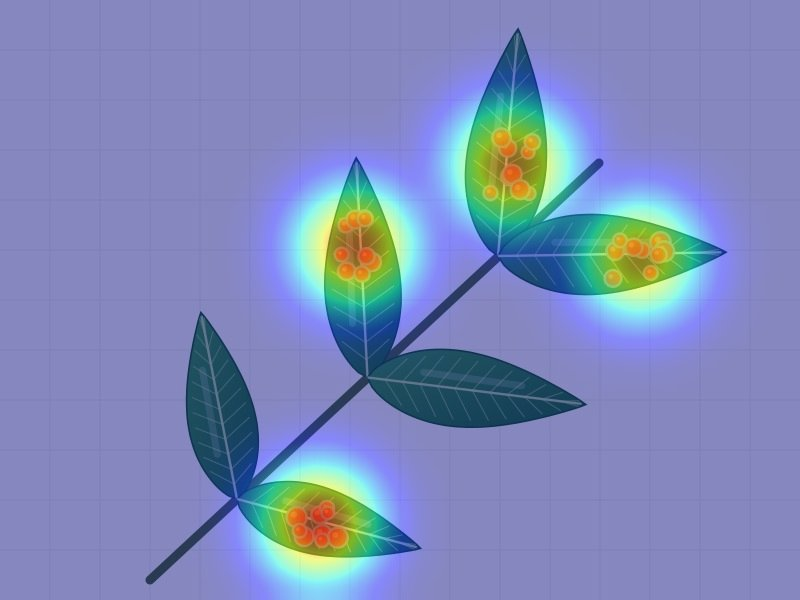
#> input picture assets/samples/cam_algal_spot.jpg, 800 x 600 px
$ python -i severity.py   (imports and definitions only)
#> lines starting #> are read from the running program, lines starting #| are printed output that depends on the picture; after the words box and inside, x2 and y2 are one past the last pixel; in counts of white or black regions, pixels touching at a corner belong together
"""Lesion severity: percentage of leaf area covered by lesions.

Classical computer vision (no training needed):
1. Green tissue  = Excess-Green index (2G - R - B) above a threshold.
2. Lesion colour = brown/yellow hues or very dark necrotic pixels.
3. Leaf mask     = external contours of (green ∪ lesion) that are mostly green
                   (rejects brown soil / background) with holes filled.
4. Severity      = lesion-coloured pixels inside the leaf mask / leaf mask pixels
                   (glare, background gaps and pale tissue are not counted as lesion).

Using a ratio (not absolute pixels) makes before/after photos comparable even when
the camera distance differs. Returns None when no leaf can be found.
"""
from __future__ import annotations

import logging
from dataclasses import dataclass

import cv2
import numpy as np

logger = logging.getLogger(__name__)

MAX_SIDE = 1024
EXG_GREEN_MIN = 20
MIN_LEAF_FRACTION = 0.01          # leaf must cover >= 1% of the image
MIN_GREEN_SHARE_IN_LEAF = 0.25    # a "leaf" component must be at least 25% green


@dataclass(frozen=True)
class SeverityResult:
    severity_pct: float
    leaf_pixels: int
    lesion_pixels: int


def _read(path: str) -> np.ndarray | None:
    data = np.fromfile(path, dtype=np.uint8)  # handles non-ASCII Windows paths
    img = cv2.imdecode(data, cv2.IMREAD_COLOR) if data.size else None
#> img is the input picture: shape (600, 800, 3); mean B, G, R 185.5, 138.9, 125.7
    if img is None:
        return None
    h, w = img.shape[:2]
    scale = MAX_SIDE / max(h, w)
    if scale < 1:
        img = cv2.resize(img, (int(w * scale), int(h * scale)), interpolation=cv2.INTER_AREA)
    return img


def _masks(img: np.ndarray) -> tuple[np.ndarray, np.ndarray]:
    b, g, r = [c.astype(np.int16) for c in cv2.split(img)]
    green = (2 * g - r - b) > EXG_GREEN_MIN
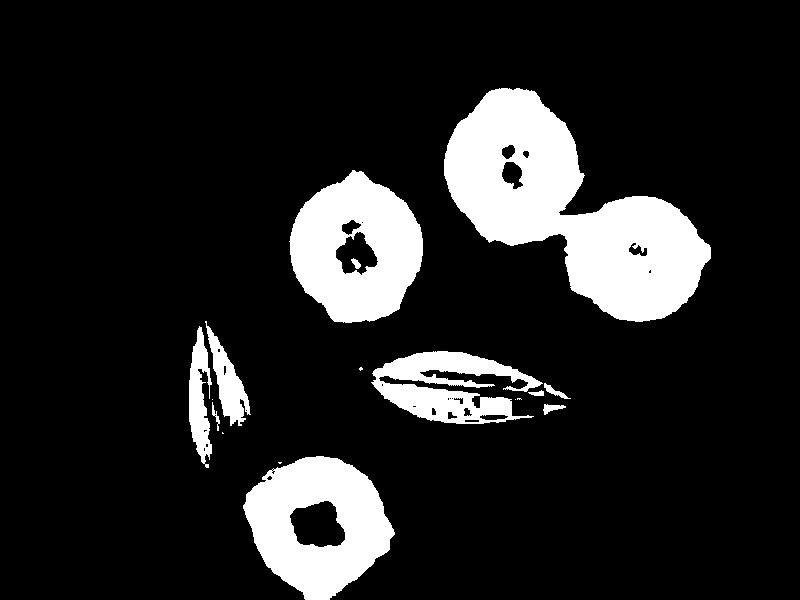
#> green: shape (600, 800) bool; 14% white; 17 white regions (6 under 20 px), largest, box (x1, y1, x2, y2) and area: (444, 88, 711, 322) 29385, (289, 170, 423, 323) 13577, (243, 456, 395, 600) 13289
    hsv = cv2.cvtColor(img, cv2.COLOR_BGR2HSV)
#> hsv: shape (600, 800, 3); mean H, S, V 110.9, 98.3, 193.8
    hue, sat, val = hsv[..., 0], hsv[..., 1], hsv[..., 2]
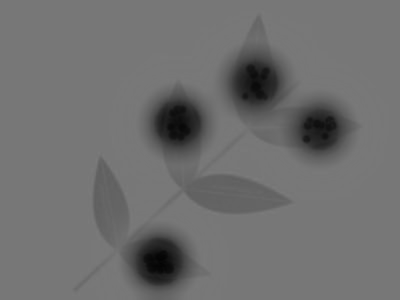
#> hue: shape (600, 800) (shown at 1/2 size); min 3, max 124, mean 110.9
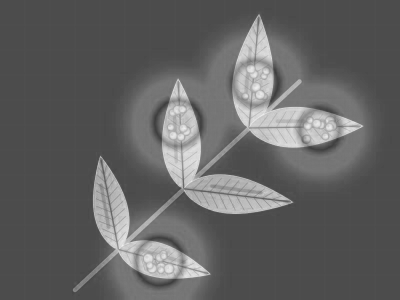
#> sat: shape (600, 800) (shown at 1/2 size); min 59, max 247, mean 98.3
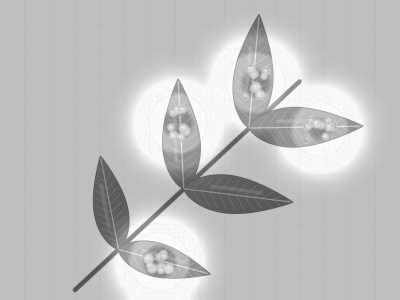
#> val: shape (600, 800) (shown at 1/2 size); min 70, max 255, mean 193.8
    brownish = (hue <= 35) & (sat > 60) & (val > 30)
#> brownish: shape (600, 800) bool; 2.6% white; 5 white regions (1 under 20 px), largest, box (x1, y1, x2, y2) and area: (284, 491, 353, 562) 3685, (319, 211, 387, 282) 3493, (485, 129, 540, 199) 3104, (607, 233, 672, 284) 2361
    necrotic = (val < 60) & (sat > 30)
#> necrotic: shape (600, 800) bool; every value is 0
    return green, (brownish | necrotic) & ~green


def _leaf_mask(green: np.ndarray, lesion: np.ndarray) -> np.ndarray:
    plant = ((green | lesion).astype(np.uint8)) * 255
#> plant: shape (600, 800); 14.7% white; 16 white regions (6 under 20 px), largest, box (x1, y1, x2, y2) and area: (444, 88, 711, 322) 30061, (243, 456, 395, 600) 15147, (289, 170, 423, 323) 14850
    plant = cv2.morphologyEx(plant, cv2.MORPH_CLOSE, np.ones((5, 5), np.uint8))
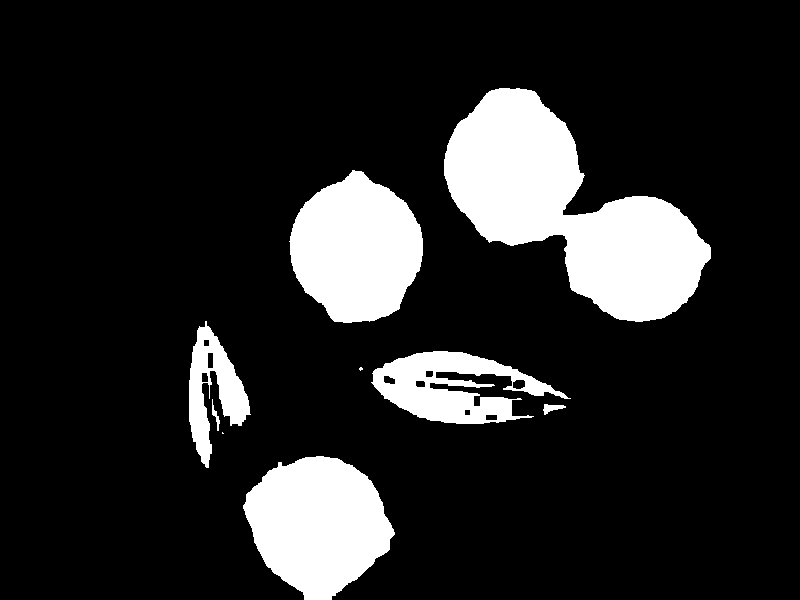
#> plant: shape (600, 800); 14.9% white; 9 white regions (2 under 20 px)
    contours, _ = cv2.findContours(plant, cv2.RETR_EXTERNAL, cv2.CHAIN_APPROX_SIMPLE)
#> contours = 9 contours, 2 with area under 20; largest, box (x1, y1, x2, y2) and area: (444, 88, 711, 322) 29690, (243, 456, 395, 600) 14992, (289, 170, 423, 323) 14653, (371, 351, 571, 424) 7235, (189, 321, 251, 468) 3860, (543, 404, 566, 415) 100, (212, 399, 220, 431) 50
    leaf = np.zeros_like(plant)
    min_area = MIN_LEAF_FRACTION * plant.size
    for cnt in contours:
        if cv2.contourArea(cnt) < min_area:
            continue
        candidate = np.zeros_like(plant)
        cv2.drawContours(candidate, [cnt], -1, 255, thickness=cv2.FILLED)
        inside = candidate > 0
        if green[inside].mean() >= MIN_GREEN_SHARE_IN_LEAF:
            leaf |= candidate
#> this loop made 9 passes
#> cnt on pass 2: [[222, 432], [222, 433], [223, 433]]
#> pass 1, in _leaf_mask, `inside = candidate > 0`:
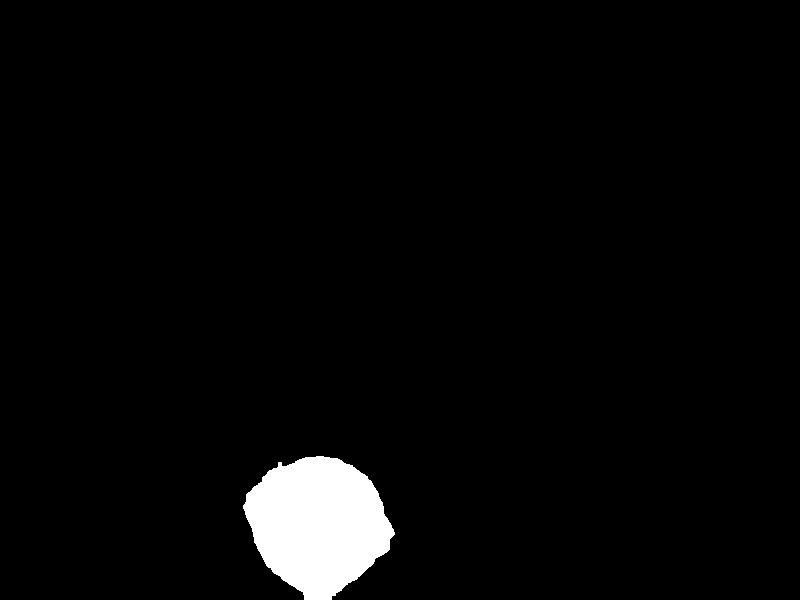
#> inside: shape (600, 800) bool; 3.2% white; 1 white region, box (x1, y1, x2, y2) and area: (243, 456, 395, 600) 15206
#> after the loop:
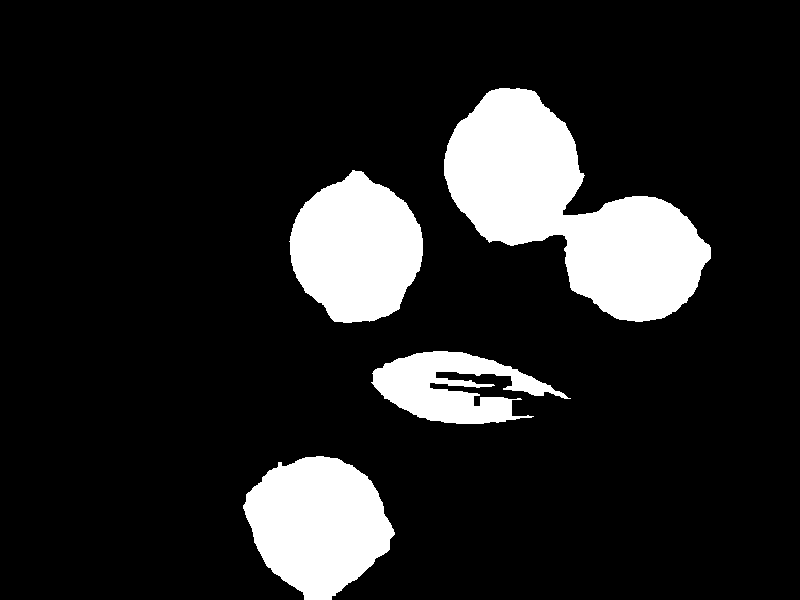
#> leaf: shape (600, 800); 14.1% white; 4 white regions, box (x1, y1, x2, y2) and area: (444, 88, 711, 322) 30096, (243, 456, 395, 600) 15206, (289, 170, 423, 323) 14859, (371, 351, 571, 424) 7663
    return leaf > 0


def measure_severity(image_path: str) -> SeverityResult | None:
    try:
        img = _read(image_path)
        if img is None:
            return None
        green, _lesion_colour = _masks(img)
        leaf = _leaf_mask(green, _lesion_colour)
        leaf_px = int(leaf.sum())
#> leaf_px = 67824
        if leaf_px < MIN_LEAF_FRACTION * leaf.size:
            return None
        lesion_px = int((leaf & _lesion_colour).sum())
#> lesion_px = 3747
        return SeverityResult(
            severity_pct=round(lesion_px / leaf_px * 100, 2),
            leaf_pixels=leaf_px,
            lesion_pixels=lesion_px,
        )
    except (cv2.error, ValueError, OSError) as exc:
        logger.warning("Severity measurement failed for %s: %s", image_path, exc)
        return None

>>> result = measure_severity('../../../assets/samples/cam_algal_spot.jpg')

$ run again, on assets/samples/cam_anthracnose.jpg
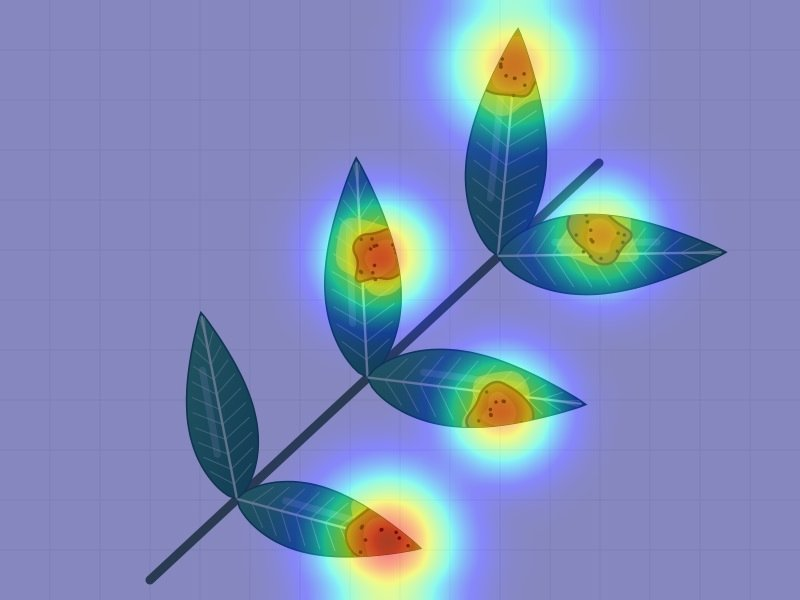
#> input picture assets/samples/cam_anthracnose.jpg, 800 x 600 px
#> in _read, img is the input picture: shape (600, 800, 3); mean B, G, R 186.4, 140.7, 127.1
#> in _masks, `green = (2 * g - r - b) > EXG_GREEN_MIN`:
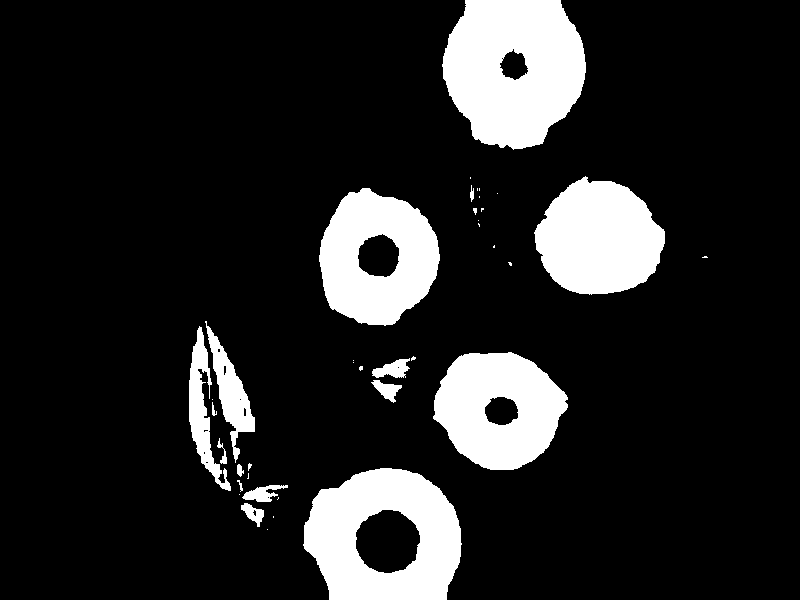
#> green: shape (600, 800) bool; 14.6% white; 39 white regions (22 under 20 px), largest, box (x1, y1, x2, y2) and area: (442, 0, 586, 150) 16346, (303, 468, 462, 600) 13937, (534, 176, 665, 295) 11361
#> hsv: shape (600, 800, 3); mean H, S, V 109.5, 100.1, 196
#> brownish: shape (600, 800) bool; 3.7% white; 5 white regions, box (x1, y1, x2, y2) and area: (345, 498, 432, 590) 5987, (480, 31, 549, 101) 3701, (346, 225, 412, 290) 3357, (468, 380, 533, 442) 2926, (572, 213, 628, 262) 1975
#> necrotic: shape (600, 800) bool; every value is 0
#> _lesion_colour: shape (600, 800) bool; 1.2% white; 4 white regions, box (x1, y1, x2, y2) and area: (356, 510, 420, 573) 3117, (358, 234, 399, 277) 1348, (485, 397, 518, 425) 724, (500, 49, 528, 80) 560
#> contours = 22 contours, 11 with area under 20; largest, box (x1, y1, x2, y2) and area: (303, 468, 462, 600) 16823, (442, 0, 586, 150) 16684, (319, 188, 440, 326) 12305, (433, 352, 568, 470) 11584, (534, 176, 665, 295) 11204
#> the loop in _leaf_mask, `for cnt in contours:` made 22 passes
#> cnt on passes 1, 2, 7, 13, 16, 17, 20: [[267, 529]], [[273, 516], [273, 517]], [[353, 360], [353, 362]], [[494, 245], [493, 246], [493, 247], [494, 247]], [[479, 196], [479, 197]], [[497, 193]], [[470, 177], [470, 178]]
#> after the loop in _leaf_mask, `for cnt in contours:`:
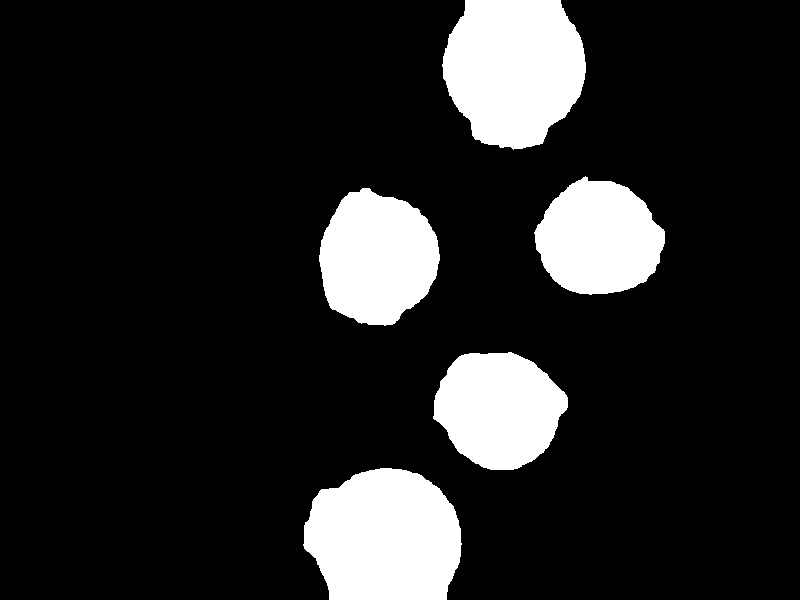
#> leaf: shape (600, 800); 14.5% white; 5 white regions, box (x1, y1, x2, y2) and area: (303, 468, 462, 600) 17056, (442, 0, 586, 150) 16918, (319, 188, 440, 326) 12494, (433, 352, 568, 470) 11761, (534, 176, 665, 295) 11384
#> leaf_px = 69613
#> lesion_px = 5749

$ run again, on assets/samples/cam_downy_blight.jpg
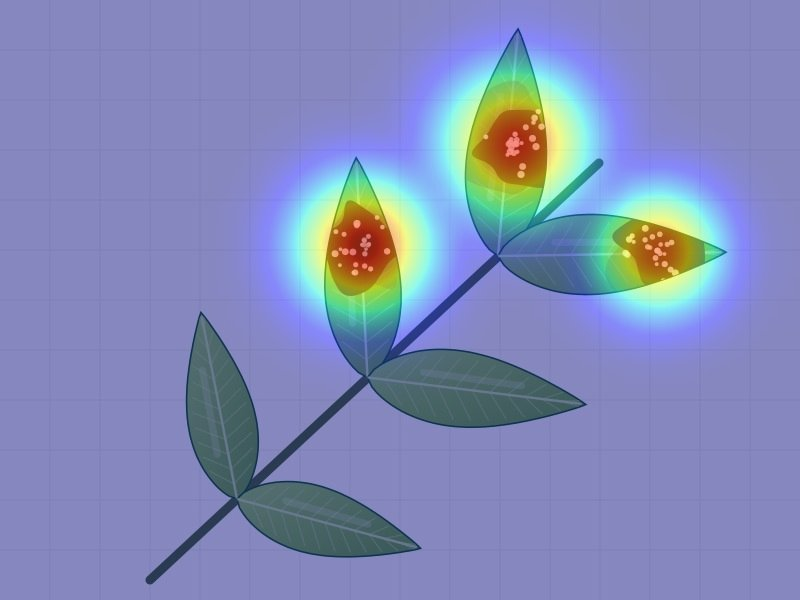
#> input picture assets/samples/cam_downy_blight.jpg, 800 x 600 px
#> in _read, img is the input picture: shape (600, 800, 3); mean B, G, R 184.6, 139.9, 130
#> in _masks, `green = (2 * g - r - b) > EXG_GREEN_MIN`:
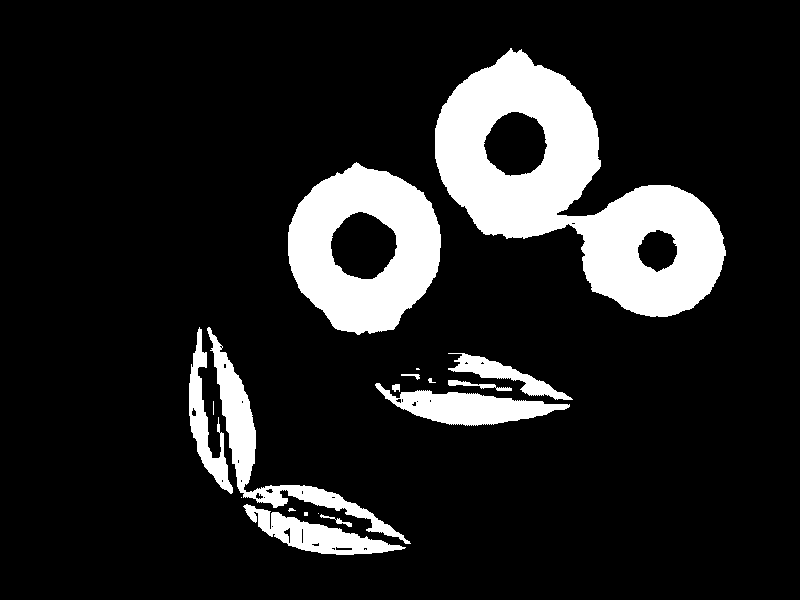
#> green: shape (600, 800) bool; 13.8% white; 18 white regions (6 under 20 px), largest, box (x1, y1, x2, y2) and area: (435, 48, 726, 317) 33478, (288, 162, 441, 335) 16231, (207, 327, 411, 544) 5286
#> hsv: shape (600, 800, 3); mean H, S, V 109.9, 90.8, 193.1
#> brownish: shape (600, 800) bool; 3.5% white; 3 white regions, box (x1, y1, x2, y2) and area: (470, 98, 563, 190) 6657, (318, 201, 409, 294) 6415, (621, 217, 697, 285) 3895
#> necrotic: shape (600, 800) bool; 0% white in thin lines or dots, all inside (x1, y1, x2, y2) = (239, 490, 385, 520)
#> _lesion_colour: shape (600, 800) bool; 1.6% white; 6 white regions (3 under 20 px), largest, box (x1, y1, x2, y2) and area: (331, 212, 397, 279) 3268, (484, 112, 547, 176) 3003, (638, 230, 677, 272) 1179
#> contours = 8 contours, 2 with area under 20; largest, box (x1, y1, x2, y2) and area: (435, 48, 726, 317) 37240, (288, 162, 441, 335) 19278, (189, 327, 411, 555) 12396, (375, 353, 573, 426) 5576, (448, 380, 512, 391) 188, (401, 368, 420, 380) 43
#> the loop in _leaf_mask, `for cnt in contours:` made 8 passes
#> cnt on pass 1: [[213, 401], [213, 414]]
#> after the loop in _leaf_mask, `for cnt in contours:`:
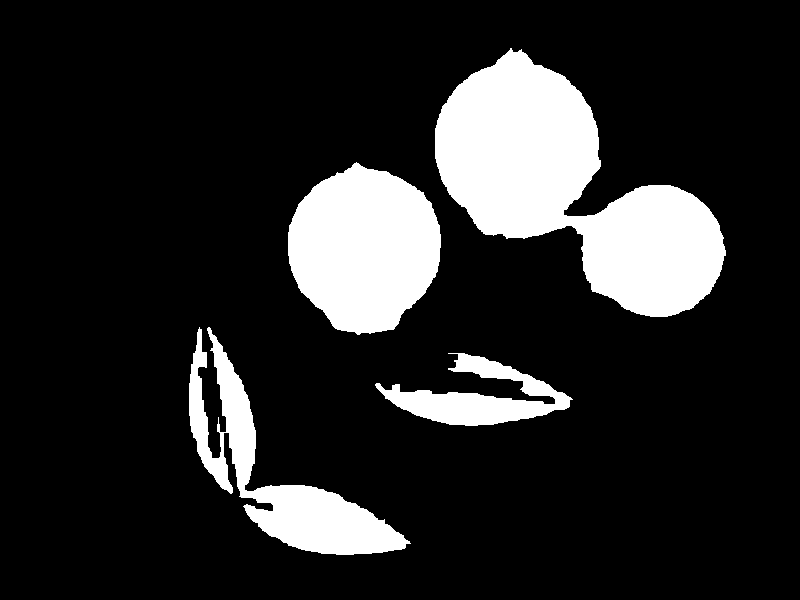
#> leaf: shape (600, 800); 15.9% white; 4 white regions, box (x1, y1, x2, y2) and area: (435, 48, 726, 317) 37714, (288, 162, 441, 335) 19512, (189, 327, 411, 555) 13014, (375, 353, 573, 426) 5920
#> leaf_px = 76160
#> lesion_px = 7453
